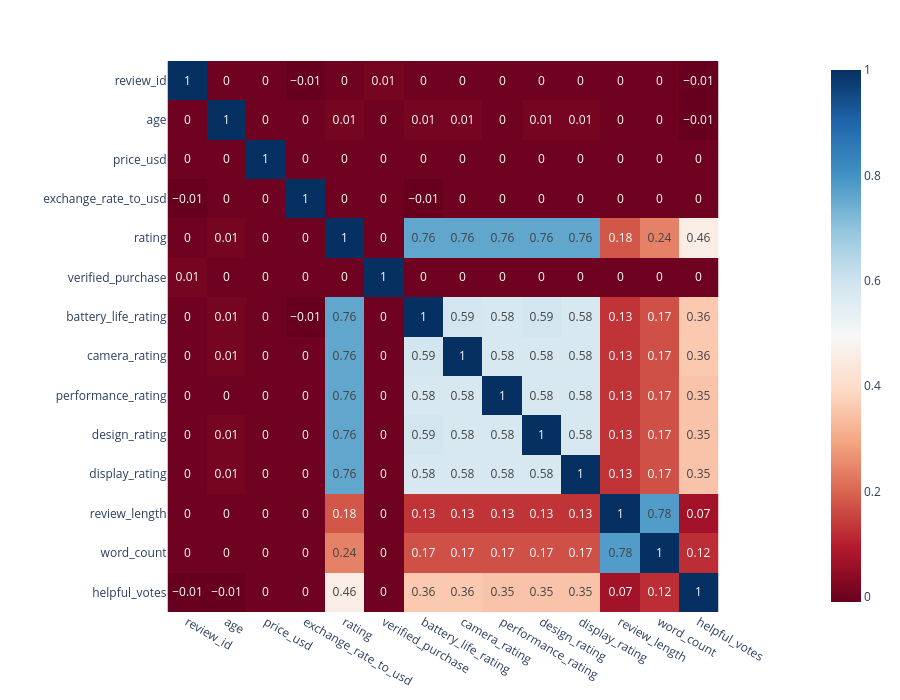

The notebook cell this image was saved under:
### Code cell
# relationship between features and target columns
corr_df = df.corr(numeric_only=True).round(2)
px.imshow( corr_df,text_auto=True,color_continuous_scale='RdBu',width=00,height=700).show()

### Figure 1 — Plotly figure (JSON) as saved in the notebook; plotly's stock layout.template omitted (floating-point values rounded to 4 significant figures; data arrays with more than 128 entries replaced by an {"elided": "..."} marker saying what was removed)
{"data": [{"coloraxis": "coloraxis", "hovertemplate": "x: %{x}<br>y: %{y}<br>color: %{z}<extra></extra>", "name": "0", "texttemplate": "%{z}", "type": "heatmap", "x": ["review_id", "age", "price_usd", "exchange_rate_to_usd", "rating", "verified_purchase", "battery_life_rating", "camera_rating", "performance_rating", "design_rating", "display_rating", "review_length", "word_count", "helpful_votes"], "xaxis": "x", "y": ["review_id", "age", "price_usd", "exchange_rate_to_usd", "rating", "verified_purchase", "battery_life_rating", "camera_rating", "performance_rating", "design_rating", "display_rating", "review_length", "word_count", "helpful_votes"], "yaxis": "y", "z": {"elided": "14x14 float values"}}], "layout": {"coloraxis": {"colorscale": [[0, "rgb(103,0,31)"], [0.1, "rgb(178,24,43)"], [0.2, "rgb(214,96,77)"], [0.3, "rgb(244,165,130)"], [0.4, "rgb(253,219,199)"], [0.5, "rgb(247,247,247)"], [0.6, "rgb(209,229,240)"], [0.7, "rgb(146,197,222)"], [0.8, "rgb(67,147,195)"], [0.9, "rgb(33,102,172)"], [1, "rgb(5,48,97)"]]}, "height": 700, "margin": {"t": 60}, "xaxis": {"anchor": "y", "constrain": "domain", "domain": [0, 1], "scaleanchor": "y"}, "yaxis": {"anchor": "x", "autorange": "reversed", "constrain": "domain", "domain": [0, 1]}}}
